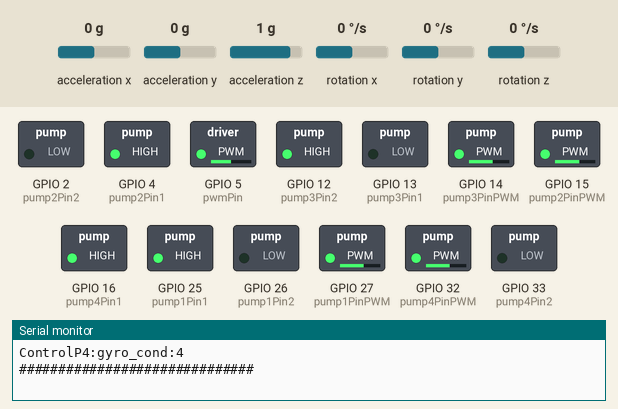
This program was run on a simulated ESP32. On the bench: switched loads named in the program (green lamp = pin HIGH), the last lines printed to the serial monitor. The test bench sets the inputs (shaded band); at power-on: acceleration x 0 g, acceleration y 0 g, acceleration z 1 g, rotation x 0 °/s, rotation y 0 °/s, rotation z 0 °/s.

Above: at 1.2 s.
1.3 s: acceleration x set to -1.4 g
At 1.9 s:
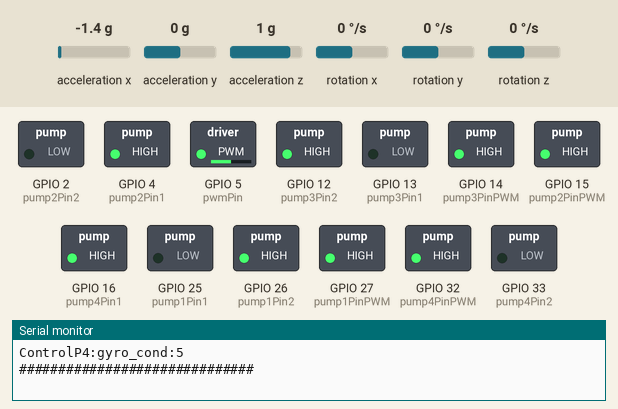
3.0 s: acceleration y set to -1.4 g
At 4.4 s:
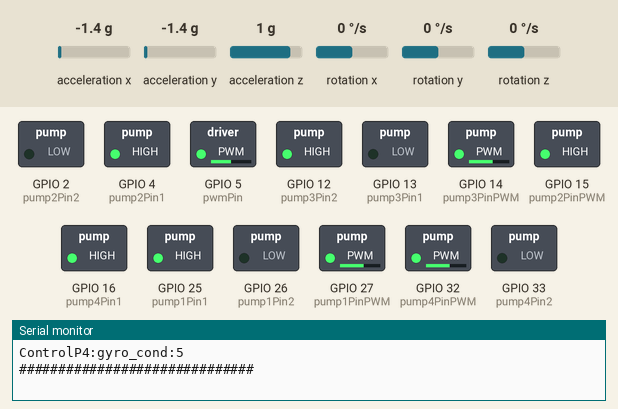
4.8 s: acceleration x set to -0.8 g
At 5.4 s:
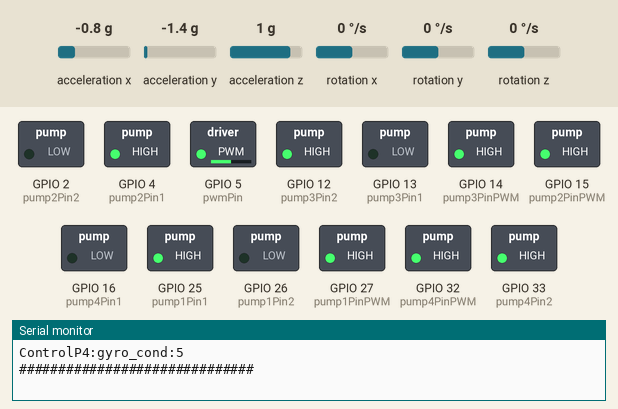
6.3 s: acceleration y set to -0.8 g
At 6.53 s:
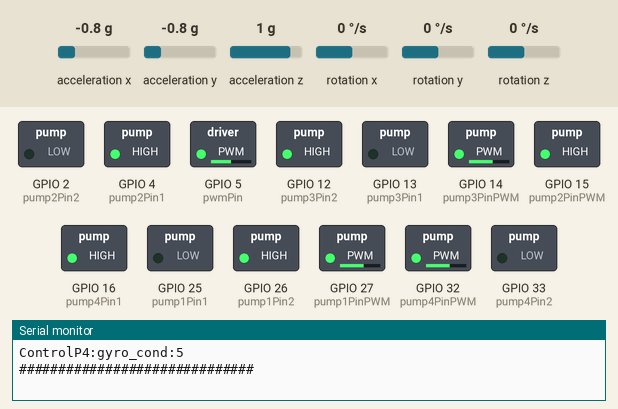
8.1 s: acceleration x set to 0.8 g
At 8.8 s:
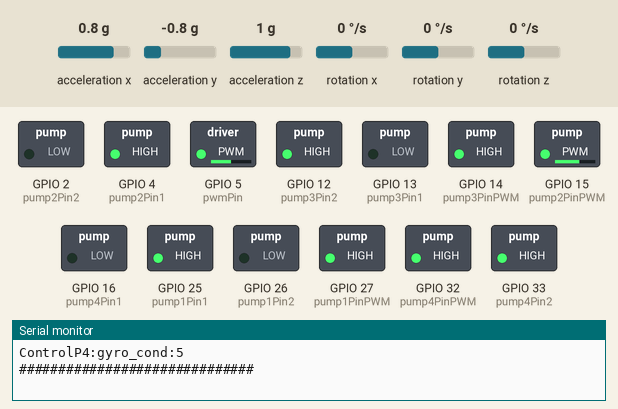
9.6 s: acceleration y set to 0 g
At 11.0 s:
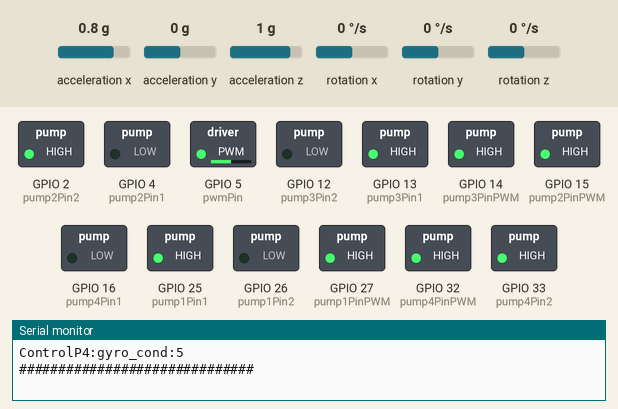
Timing chart, 0 to 12.1 s (numbered marks = the images above; inputs shaded):
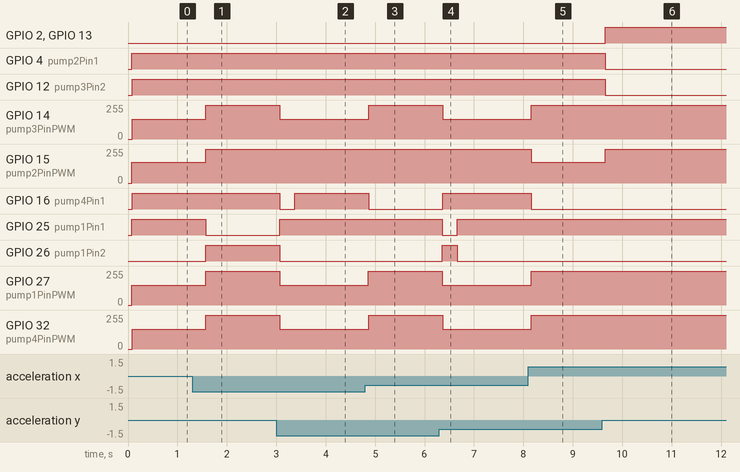

Measured:
- after the input at 1.3 s, GPIO 14 (pump3PinPWM), GPIO 27 (pump1PinPWM): 149/255 → 255/255 after 0.27 s; GPIO 15 (pump2PinPWM): 155/255 → 255/255 after 0.27 s; GPIO 25 (pump1Pin1): HIGH → LOW after 0.27 s; GPIO 26 (pump1Pin2): LOW → HIGH after 0.27 s; GPIO 32 (pump4PinPWM): 149/255 → 255/255 after 0.28 s
- after the input at 3.0 s, GPIO 14 (pump3PinPWM), GPIO 27 (pump1PinPWM), GPIO 32 (pump4PinPWM): 255/255 → 149/255 after 0.07 s; GPIO 16 (pump4Pin1): HIGH → LOW after 0.07 s, → HIGH 0.30 s later; GPIO 25 (pump1Pin1): LOW → HIGH after 0.07 s; GPIO 26 (pump1Pin2): HIGH → LOW after 0.07 s; GPIO 33 (pump4Pin2): LOW → HIGH after 0.07 s, → LOW 0.30 s later
- after the input at 4.8 s, GPIO 14 (pump3PinPWM), GPIO 32 (pump4PinPWM): 149/255 → 255/255 after 0.07 s; GPIO 16 (pump4Pin1): HIGH → LOW after 0.07 s; GPIO 27 (pump1PinPWM): 149/255 → 255/255 after 0.06 s; GPIO 33 (pump4Pin2): LOW → HIGH after 0.07 s
- after the input at 6.3 s, GPIO 14 (pump3PinPWM), GPIO 32 (pump4PinPWM): 255/255 → 149/255 after 0.07 s; GPIO 16 (pump4Pin1): LOW → HIGH after 0.07 s; GPIO 25 (pump1Pin1): HIGH → LOW after 0.06 s, → HIGH 0.30 s later; GPIO 26 (pump1Pin2): LOW → HIGH after 0.06 s, → LOW 0.30 s later; GPIO 27 (pump1PinPWM): 255/255 → 149/255 after 0.06 s
- after the input at 8.1 s, GPIO 14 (pump3PinPWM), GPIO 27 (pump1PinPWM), GPIO 32 (pump4PinPWM): 149/255 → 255/255 after 0.06 s; GPIO 15 (pump2PinPWM): 255/255 → 155/255 after 0.06 s; GPIO 16 (pump4Pin1): HIGH → LOW after 0.06 s; GPIO 33 (pump4Pin2): LOW → HIGH after 0.06 s
- after the input at 9.6 s, GPIO 2 (pump2Pin2), GPIO 13 (pump3Pin1): LOW → HIGH after 0.05 s; GPIO 4 (pump2Pin1), GPIO 12 (pump3Pin2): HIGH → LOW after 0.05 s; GPIO 15 (pump2PinPWM): 155/255 → 255/255 after 0.05 s

The program:

main.cpp
```cpp
#include <Arduino.h>
#include <SPI.h>
#include <I2Cdev.h>
#include <MPU6050_6Axis_MotionApps20.h>
#include <Wire.h>

//----------------------------Gyroscope parameters----------------------------
MPU6050 mpu;
int16_t ax, ay, az;
int16_t gx, gy, gz;
int valx , valy , valz;
char rd;
int prevVal;
int pin11 = 5 , pin10 = 4 ;
int val1 , val2 ;
int valgy1 = 0 , valgy2 = 0;

//----------------------------Depth Sensor parameters----------------------------
int pwmChannel = 0;
int frequence = 32768;
int resolution = 8;
int pwmPin = 5;
int pH2O = 1;
int pHG = 13.56;
bool init_PAir = false;
float PAir = 0.0;
//----------------------------Depth sensor function----------------------------
void resetsensor() {
    SPI.setDataMode(SPI_MODE0);
    SPI.transfer(0x15);
    SPI.transfer(0x55);
    SPI.transfer(0x40);
}
//----------------------------Control parameters----------------------------
float kp = 6; //kp for depth
float kd = 1; //kd for depth
float kp_gyro1 = 6, kp_gyro2 = 6, kp_gyro3 = 6, kp_gyro4 = 6; //kp for gyro 1,2,3,4
float kd_gyro1 = 1, kd_gyro2 = 1, kd_gyro3 = 1, kd_gyro4 = 1; //kd for gyro 1,2,3,4
float err;
float Lasterr = 0;
float der;
float Depth;
//gyro control parameters
float err1, err2, err3, err4; //Propotional term
float der1, der2, der3, der4; //Derivatives term
float Lasterr1 = 0, Lasterr2 = 0, Lasterr3 = 0, Lasterr4 = 0; //for PD control

float DepthTarget = 10;////////define target///////////
float LastDepth = 0;
unsigned long previousTime = 0;

int gyro_condition = 0; //-> after 3-axis condition satisfied this equals 1

//plotter
int low = 0;
int high = 40;

//----------------------------define motor drive pins----------------------------
//-----------------------------pump 1 pins------------------------------------
const int pump1Pin1 = 25;  // IN1 of motor drive L
const int pump1Pin2 = 26;  // IN2 of motor drive L
const int pump1PinPWM = 27;
const int pwmChannelPump1 = 1; //define pump 1 as channel 1

//-----------------------------pump 2 pins------------------------------------
const int pump2Pin1 = 4;  // IN1 of motor drive R
const int pump2Pin2 = 2;  // IN2 of motor drive R
const int pump2PinPWM = 15;
const int pwmChannelPump2 = 2; //define pump 2 as channel 2

//-----------------------------pump 3 pins------------------------------------
const int pump3Pin1 = 13;  // IN3 of motor drive L
const int pump3Pin2 = 12;  // IN4 of motor drive L
const int pump3PinPWM = 14;
const int pwmChannelPump3 = 3; //define pump 3 as channel 3

//-----------------------------pump 4 pins------------------------------------
const int pump4Pin1 = 16;  // IN3 of motor drive R
const int pump4Pin2 = 33;  // IN4 of motor drive R
const int pump4PinPWM = 32;
const int pwmChannelPump4 = 4; //define pump 4 as channel 4

//other PWM param
const int freq = 30000;
const int resolutionPump = 8;
int dutyCycle = 120;
float controlP1;
float controlP2;
float controlP3;
float controlP4;
float controlPall;

void setup() {
    Serial.begin(115200);

    //----------------------------motor drive setup----------------------------
    Serial.println("+ - sets direction of motors, any other key stops motors");

    //-----------------------------pump 1 setup------------------------------------
    pinMode(pump1Pin1, OUTPUT); //motor 1
    pinMode(pump1Pin2, OUTPUT);
    pinMode(pump1PinPWM, OUTPUT);
    ledcSetup(pwmChannelPump1, freq, resolutionPump);
    ledcAttachPin(pump1PinPWM, pwmChannelPump1); //map pwm channel 1 to motor1PinPWM

    //-----------------------------pump 2 setup------------------------------------
    pinMode(pump2Pin1, OUTPUT); //motor 2
    pinMode(pump2Pin2, OUTPUT);
    pinMode(pump2PinPWM, OUTPUT);
    ledcSetup(pwmChannelPump2, freq, resolutionPump);
    ledcAttachPin(pump2PinPWM, pwmChannelPump2); //map pwm channel 2 to motor2PinPWM
    //-----------------------------pump 3 setup------------------------------------
    pinMode(pump3Pin1, OUTPUT); //motor 3
    pinMode(pump3Pin2, OUTPUT);
    pinMode(pump3PinPWM, OUTPUT);
    ledcSetup(pwmChannelPump3, freq, resolutionPump);
    ledcAttachPin(pump3PinPWM, pwmChannelPump3); //map pwm channel 3 to motor3PinPWM

    //-----------------------------pump 4 setup------------------------------------
    pinMode(pump4Pin1, OUTPUT); //motor 4
    pinMode(pump4Pin2, OUTPUT);
    pinMode(pump4PinPWM, OUTPUT);
    ledcSetup(pwmChannelPump4, freq, resolutionPump);
    ledcAttachPin(pump4PinPWM, pwmChannelPump4); //map pwm channel 4 to motor4PinPWM

    //----------------------------Depth Sensor setup----------------------------
    SPI.begin();
    SPI.setBitOrder(MSBFIRST);
    SPI.setClockDivider(SPI_CLOCK_DIV32);
    ledcSetup(pwmChannel, frequence, resolution);
    ledcAttachPin(pwmPin, pwmChannel);

    //----------------------------Gyroscope setup----------------------------
    Wire.begin();
    Serial.begin(115200);
    Serial.println("Initialize MPU");
    mpu.initialize();
    Serial.println(mpu.testConnection() ? "Connected" : "Connection failed");
  }

void loop() {
    //----------------------------main Depth Sensor----------------------------
    //normal sensor function call
    ledcWrite(pwmChannel, 127);
    resetsensor();
    unsigned int result1 = 0;
    unsigned int inbyte1 = 0;
    SPI.transfer(0x1D);
    SPI.transfer(0x50);
    SPI.setDataMode(SPI_MODE1);
    result1 = SPI.transfer(0x00);
    result1 = result1 << 8;
    inbyte1 = SPI.transfer(0x00);
    result1 = result1 | inbyte1;
    resetsensor();
    unsigned int result2 = 0;
    byte inbyte2 = 0;
    SPI.transfer(0x1D);
    SPI.transfer(0x60);
    SPI.setDataMode(SPI_MODE1);
    result2 = SPI.transfer(0x00);
    result2 = result2 <<8;
    inbyte2 = SPI.transfer(0x00);
    result2 = result2 | inbyte2;
    resetsensor();
    unsigned int result3 = 0;
    byte inbyte3 = 0;
    SPI.transfer(0x1D);
    SPI.transfer(0x90);
    SPI.setDataMode(SPI_MODE1);
    result3 = SPI.transfer(0x00);
    result3 = result3 <<8;
    inbyte3 = SPI.transfer(0x00);
    result3 = result3 | inbyte3;
    resetsensor();
    unsigned int result4 = 0;
    byte inbyte4 = 0;
    SPI.transfer(0x1D);
    SPI.transfer(0xA0);
    SPI.setDataMode(SPI_MODE1);
    result4 = SPI.transfer(0x00);
    result4 = result4 <<8;
    inbyte4 = SPI.transfer(0x00);
    result4 = result4 | inbyte4;
    long c1 = (result1 >> 1) & 0x7FFF;
    long c2 = ((result3 & 0x003F) << 6) | (result4 & 0x003F);
    long c3 = (result4 >> 6) & 0x03FF;
    long c4 = (result3 >> 6) & 0x03FF;
    long c5 = ((result1 & 0x0001) << 10) | ((result2 >> 6) & 0x03FF);
    long c6 = result2 & 0x003F;
    resetsensor();

    //----------------------------main Pressure----------------------------
    //normal sensor function call
    unsigned int presMSB = 0;
    unsigned int presLSB = 0;
    unsigned int D1 = 0;
    SPI.transfer(0x0F);
    SPI.transfer(0x40);
    delay(35);
    SPI.setDataMode(SPI_MODE1);
    presMSB = SPI.transfer(0x00);
    presMSB = presMSB << 8;
    presLSB = SPI.transfer(0x00);
    D1 = presMSB | presLSB;
    resetsensor();

    //----------------------------main Temperature----------------------------
    //normal sensor function call
    unsigned int tempMSB = 0;
    unsigned int tempLSB = 0;
    unsigned int D2 = 0;
    SPI.transfer(0x0F);
    SPI.transfer(0x20);
    delay(35);
    SPI.setDataMode(SPI_MODE1);
    tempMSB = SPI.transfer(0x00);
    tempMSB = tempMSB << 8;
    tempLSB = SPI.transfer(0x00);
    D2 = tempMSB | tempLSB;
    const long UT1 = (c5 << 3) + 20224;
    const long dT = D2 - UT1;
    const long TEMP = 200 + ((dT * (c6 + 50)) >> 10);
    const long OFF  = (c2 * 4) + (((c4 - 512) * dT) >> 12);
    const long SENS = c1 + ((c3 * dT) >> 10) + 24576;
    const long X = (SENS * (D1 - 7168) >> 14) - OFF;
    long PCOMP = ((X * 10) >> 5) + 2500;
    float TEMPREAL = TEMP/10;
    //----------------------------Initialize the pressure sensor----------------------------
    //normal sensor initialization
    if (!init_PAir) {
        PAir = PCOMP * 750.06 / 10000; // mbar*10 -> mmHg === ((mbar/10)/1000)*750/06
        init_PAir = true;
        Serial.println("Initialize PAir variable");
    }
    //----------------------------Calculate Depth----------------------------
    //normal sensor calculation
    float PCOMPHG = PCOMP * 750.06 / 10000; // mbar*10 -> mmHg === ((mbar/10)/1000)*750/06
    Depth = (PCOMPHG-PAir)*(pHG/pH2O)/10;

    //----------------------------print Depth----------------------------
    Serial.print("Compensated pressure in mmHg = ");
    Serial.println(PCOMPHG);
    Serial.print("Depth in cm = ");
    Serial.println(Depth);

    //----------------------------get Gyroscope Value----------------------------
    mpu.getMotion6(&ax, &ay, &az, &gx, &gy, &gz);
    valx = map(ax, -17000, 17000, 0, 179);
    valy = map(ay, -17000, 17000, 0, 179);
    valz = map(az, -17000, 17000, 0, 179);
    //print gyro value
    Serial.print("axis x = ") ;
    Serial.print(valx) ;
    Serial.print(" axis y = ") ;
    Serial.print(valy) ;
    Serial.print(" axis z = ") ;
    Serial.println(valz) ;

    //---------------------------- main Control----------------------------
    //cal time diff for differential calculation
    unsigned long currentTime = millis();
    unsigned long timeDifference = currentTime - previousTime;

    //------------gyro error------------
    //--gyro error pump 1--
    err1 = valx - valy;
    der1 = (err1 - Lasterr1)/(timeDifference);
    previousTime = currentTime;
    Lasterr1 = err1;
    //--gyro error pump 2--
    err2 = 180 - valx - valy;
    der2 = (err2 - Lasterr2)/(timeDifference);
    previousTime = currentTime;
    Lasterr2 = err2;
    //--gyro error pump 3--
    err3 = valx + valy - 180;
    der3 = (err3 - Lasterr3)/(timeDifference);
    previousTime = currentTime;
    Lasterr3 = err3;
    //--gyro error pump 4--
    err4 = valy - valx;
    der4 = (err4 - Lasterr4)/(timeDifference);
    previousTime = currentTime;
    Lasterr4 = err4;

    //------------depth error------------
    err = DepthTarget - Depth;
    // derivative = (err - lasterr)/(time-lasttime);
    der = (err - Lasterr)/(timeDifference);
    previousTime = currentTime;
    Lasterr = err;

    //---------------------------- Control Gyro ----------------------------
    if (gyro_condition < 20){
        //-----------------------------pump 1 control gyro------------------------------------
        controlP1 = float((kp_gyro1 * err1)+(kd_gyro1 * der1));
        int PWM1 = map(abs(controlP1),0,190,150,255); //change pump1 PWM value
        if (controlP1 >= 0) {
            digitalWrite(pump1Pin1, HIGH); //water in
            digitalWrite(pump1Pin2, LOW);
            ledcWrite(pwmChannelPump1, PWM1);
            Serial.print("Pump1_IN with PWM: ");
            Serial.println(PWM1);
        }
        else {
            digitalWrite(pump1Pin1, LOW); //water out
            digitalWrite(pump1Pin2, HIGH);
            ledcWrite(pwmChannelPump1, PWM1);
            Serial.print("Pump1_OUT with PWM: ");
            Serial.println(PWM1);
        }

        //-----------------------------pump 2 control gyro------------------------------------
        controlP2 = float((kp_gyro2 * err2)+(kd_gyro2 * der2));
        int PWM2 = map(abs(controlP2),0,190,150,255); //change pump2 PWM value
        if (controlP2 >= 0) {
            digitalWrite(pump2Pin1, HIGH); //water in
            digitalWrite(pump2Pin2, LOW);
            ledcWrite(pwmChannelPump2, PWM2);
            Serial.print("Pump2_IN with PWM: ");
            Serial.println(PWM2);
        }
        else {
            digitalWrite(pump2Pin1, LOW); //water out
            digitalWrite(pump2Pin2, HIGH);
            ledcWrite(pwmChannelPump2, PWM2);
            Serial.print("Pump2_OUT with PWM: ");
            Serial.println(PWM2);
        }

        //-----------------------------pump 3 control gyro------------------------------------
        controlP3 = float((kp_gyro3 * err3)+(kd_gyro3 * der3));
        int PWM3 = map(abs(controlP3),0,190,150,255); //change pump3 PWM value
        if (controlP3 >= 0) {
            digitalWrite(pump3Pin1, HIGH); //water in
            digitalWrite(pump3Pin2, LOW);
            ledcWrite(pwmChannelPump3, PWM3);
            Serial.print("Pump3_IN with PWM: ");
            Serial.println(PWM3);
        }
        else {
            digitalWrite(pump3Pin1, LOW); //water out
            digitalWrite(pump3Pin2, HIGH);
            ledcWrite(pwmChannelPump3, PWM1);
            Serial.print("Pump3_OUT with PWM: ");
            Serial.println(PWM3);
        }

        //-----------------------------pump 4 control gyro------------------------------------
        controlP4 = float((kp_gyro4 * err4)+(kd_gyro4 * der4));
        int PWM4 = map(abs(controlP4),0,190,150,255); //change pump4 PWM value
        if (controlP4 >= 0) {
            digitalWrite(pump4Pin1, HIGH); //water in
            digitalWrite(pump4Pin2, LOW);
            ledcWrite(pwmChannelPump4, PWM4);
            Serial.print("Pump4_IN with PWM: ");
            Serial.println(PWM4);
        }
        else {
            digitalWrite(pump4Pin1, LOW); //water out
            digitalWrite(pump4Pin2, HIGH);
            ledcWrite(pwmChannelPump4, PWM4);
            Serial.print("Pump4_OUT with PWM: ");
            Serial.println(PWM4);
        }

    }
    else{
        //reset every balance control
            controlP1 = 0;
            controlP2 = 0;
            controlP3 = 0;
            controlP4 = 0;
        //---------------------------- Control depth----------------------------
        controlPall = float((kp * err)+(kd * der));
        //-----------------------------pump 1,2,3,4 control depth------------------------------------
        int PWM_all = map(abs(controlPall),0,190,145,255); //change all pump PWM value
        if (controlPall >= 0) {
            //water in all pump
            //pump 1 water_in enable
            digitalWrite(pump1Pin1, HIGH); //water in
            digitalWrite(pump1Pin2, LOW);
            //pump 2 water_in enable
            digitalWrite(pump2Pin1, HIGH); //water in
            digitalWrite(pump2Pin2, LOW);
            //pump 3 water_in enable
            digitalWrite(pump3Pin1, HIGH); //water in
            digitalWrite(pump3Pin2, LOW);
            //pump 4 water_in enable
            digitalWrite(pump4Pin1, HIGH); //water in
            digitalWrite(pump4Pin2, LOW);
            //set all pwmChannelPump
            ledcWrite(pwmChannelPump1, PWM_all);
            ledcWrite(pwmChannelPump2, PWM_all);
            ledcWrite(pwmChannelPump3, PWM_all);
            ledcWrite(pwmChannelPump4, PWM_all);

            Serial.print("All Pump IN with PWM: ");
            Serial.println(PWM_all);
        }
        else {
            //pump 1 water_out enable
            digitalWrite(pump1Pin1, LOW); //water out
            digitalWrite(pump1Pin2, HIGH);
            //pump 2 water_out enable
            digitalWrite(pump2Pin1, LOW); //water in
            digitalWrite(pump2Pin2, HIGH);
            //pump 3 water_out enable
            digitalWrite(pump3Pin1, LOW); //water in
            digitalWrite(pump3Pin2, HIGH);
            //pump 4 water_out enable
            digitalWrite(pump4Pin1, LOW); //water in
            digitalWrite(pump4Pin2, HIGH);
            //set all pwmChannelPump
            ledcWrite(pwmChannelPump1, PWM_all);
            ledcWrite(pwmChannelPump2, PWM_all);
            ledcWrite(pwmChannelPump3, PWM_all);
            ledcWrite(pwmChannelPump4, PWM_all);

            Serial.print("All Pump OUT with PWM: ");
            Serial.println(PWM_all);
        }

    }

    //change gyro_condition if it is satisfied
    if (abs(controlP1) < 30 && abs(controlP2) < 30 && abs(controlP3) < 30 && abs(controlP4) < 30){
        gyro_condition += 1;
    }

    Serial.print("low_lim:");
    Serial.print(low); // To freeze the lower limit
    Serial.print(",");
    Serial.print("high_lim:");
    Serial.print(high); // To freeze the upper limit
    Serial.print(",");
    Serial.print("depth_err:");
    Serial.print(err);
    Serial.print(",");
    Serial.print("Depth:");
    Serial.print(Depth);
    Serial.print(",");
    Serial.print("Depth target:");
    Serial.println(DepthTarget);

    Serial.print("ControlPall:");
    Serial.print(controlPall);
    Serial.print("ControlP1:");
    Serial.print(controlP1);
    Serial.print("ControlP2:");
    Serial.print(controlP2);
    Serial.print("ControlP3:");
    Serial.print(controlP3);
    Serial.print("ControlP4:");
    Serial.println(controlP4);
    Serial.print("ControlP4:");

    Serial.print("gyro_cond:");
    Serial.println(gyro_condition);
    Serial.println("##############################");

    delay(200);
}
```
